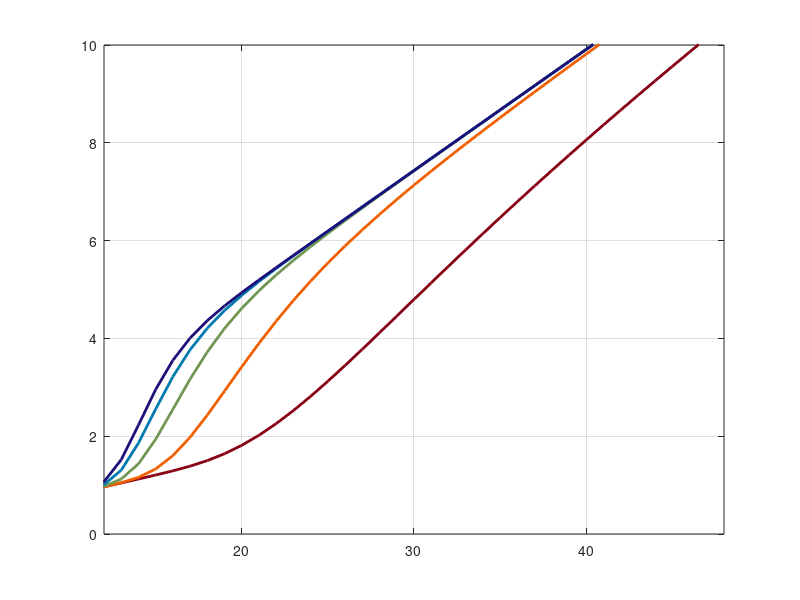

This chart was generated by the following MATLAB code:
%
%   Calculation the time overheads that spend within the whole transmit
%   process in a Linear Wireless Sensor Network (LSN)
%   for ARQ protocols with infinite repeat sending
%

% operation zone data
z_i = 15e3;                                                                % the full operation distance, m
nodes_quantity = 120;                                                      % the whole networksensor node quantity
x_i = 1 : 1 : nodes_quantity  + 1;                                         % sensor node quantity

% comunication parameters
f_b = 433e6;                                                               % carier frequency, Hz
V_em = 3e8;                                                                % speed of light in vacuum, m/s
P_tr = 100e-3;                                                             % transmitter power, W
SNR = -121;                                                                % declared sensitivity, dBm
Strn = 45;                                                                 % noise srength coefficient
R_uart = 19.2e3;                                                           % RS-485 interface bit rate (symbol speed), kbit/s
R_rfm  = 19.2e3;                                                           % radio-frequency module bit rate (symbol speed), kbit/s
G_rc = 1.0;                                                                % the gain of the receiving antenna
G_tr = 1.0;                                                                % the gain of the transmitting antenna
fading = [5 10 20 40 100]';                                                % area radio propagation characteristics matrix
areas_quantity = size(fading, 1);                                          % the LWSN areas qantity
repeat_number = 3;                                                         % retranslation repeat initiation processes number
t_wt = 8e-3;                                                               % acknowlegement waiting window time, ms

% message values
V_pra  = 4 .* 8;                                                           % preamble size
V_sync = 4 .* 8;                                                           % synchronization word size
V_start = 1 .* 8;                                                          % start comdition
V_len  = 1 .* 8;                                                           % data packet length
V_data = 25 .* 8;                                                          % data packet size
V_crc  = 4 .* 8;                                                           % CRC size
V_stop = 1 .* 8;                                                           % stop comdition
V_ack_d  = 2 .* 8;                                                         % acknowledgement data size

V_tx = V_pra + V_sync + V_start + V_len + V_data + V_crc + V_stop;
V_rx = round(0.6 .* V_pra + V_sync + V_start + V_len + V_data + V_crc + V_stop);
V_ack = V_pra + V_sync + V_start + V_len + V_ack_d + V_crc + V_stop;

% MCU parameters
f_clk = 48e6;
T_clk = 1 ./ f_clk;
N_rx_sys = 15913;
N_tx_sys = 16737;
t_intr = 0.33e-6;                                                          % interrupt time

% additive time expenses part
t_data = 1.75e-3;                                                          % data sensors gathering
t_mcu_tx = T_clk .* N_tx_sys;                                              % MCU processing time

t_add = t_data + t_mcu_tx;

%! multiplicative time expenses part
% recieve radio communication time expenses
t_rf_rx = V_rx ./ R_rfm;
t_mcu_rx = T_clk .* N_rx_sys;                                              % MCU processing time
t_uart_rx = V_rx ./ R_uart;

t_rx = t_intr + t_rf_rx + t_mcu_rx + t_uart_rx;

% acknowledgement transmit radio communication time expenses
t_uart_ack = V_ack ./ R_uart;
t_rf_ack = V_ack ./ R_rfm;

t_ack = t_mcu_tx + t_uart_ack + t_rf_ack;

% data transmit radio communication time expenses
t_rf_tx = V_tx ./ R_rfm;
t_uart_tx = V_tx ./ R_uart;
t_tx = t_rf_tx + t_uart_tx;

t_mlt = t_rx + t_tx + t_ack;

% the resultative time expenses

d_i = z_i ./ (x_i + 1);
P_rc = (P_tr .* G_tr .* G_rc .* V_em.^2) ./ (4 .* pi .* d_i .* f_b).^2;

P_rx_max = 10.^(SNR ./ 10 - 3);
P_n = P_rx_max .* 10.^(Strn/10);

h2 = P_rc ./ P_n;

plot_colors = [0.533 0.000 0.082; ...                                      % red
               0.941 0.376 0.000; ...                                      % orange
               0.447 0.588 0.322; ...                                      % green
               0.000 0.478 0.682; ...                                      % ligt blue
               0.114 0.059 0.475];                                         % purpur

p_ber_i = zeros(areas_quantity, nodes_quantity + 1);
t_del_i = zeros(areas_quantity, nodes_quantity + 1);
 
for i = (1 : 1 : areas_quantity)
    p_ber_i(i, :) = ((fading(i, 1) + 1) ./ (h2 + 2 .* fading(i, 1) + 2)) .* ...
                exp(-((fading(i, 1) .*  h2) ./ (h2 + 2 .* fading(i, 1) + 2)));
    t_del_i(i, :) = t_add + x_i .* (t_mlt + (t_mlt - t_rx + t_wt) .* ...
                    repeat_number .* ((1 - p_ber_i(i, :)).^(V_tx + V_ack)));
    graph1(i) = plot(x_i, t_del_i(i, :), ...
    'LineWidth', 2.0, 'Color', plot_colors(i, :));
    hold on;
    grid;
end

xlim([12 nodes_quantity / 2.5]);
ylim([0 10]);
hold off;
